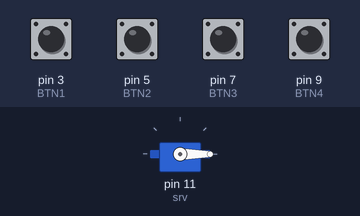
Recording of a sketch running on a simulated Arduino Uno, built with avr-gcc and run on an emulated ATmega328P. Parts: servo. The test bench sets the inputs (shaded band); at power-on: pin 3 (BTN1), pin 5 (BTN2), pin 7 (BTN3), pin 9 (BTN4) LOW.

Above: at 3.2 s.
3.3 s: pin 5 (BTN2) pulled HIGH for 0.15 s
At 4.3 s:
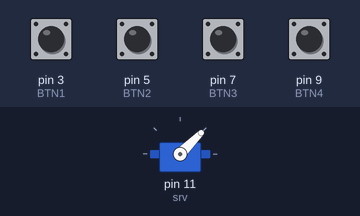
4.9 s: pin 7 (BTN3) pulled HIGH for 0.15 s
At 5.5 s:
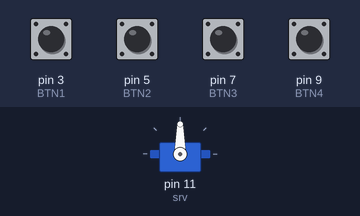
6.5 s: pin 9 (BTN4) pulled HIGH for 0.15 s
At 7.7 s:
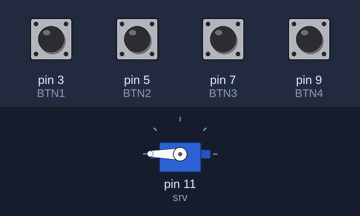
8.1 s: pin 3 (BTN1) pulled HIGH for 0.15 s
At 9.1 s:
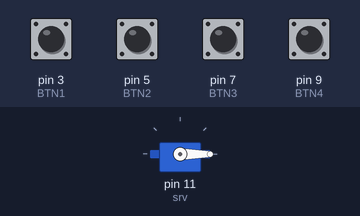
9.7 s: pin 5 (BTN2) pulled HIGH for 1 s
At 10.3 s:
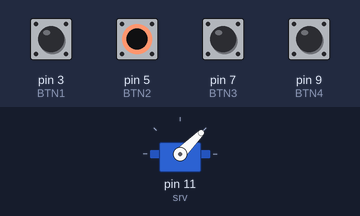
Timing chart, 0 to 12.7 s (numbered marks = the images above; inputs shaded):
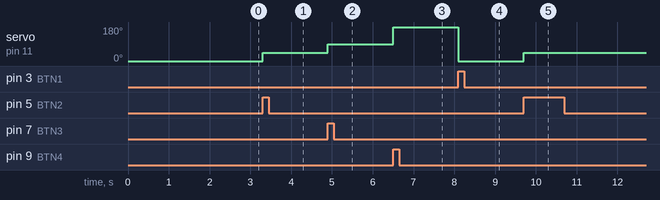

Measured:
- after the input at 3.3 s, servo on pin 11 (srv): 0° → 45° at once
- after the input at 4.9 s, servo on pin 11 (srv): 45° → 90° at once
- after the input at 6.5 s, servo on pin 11 (srv): 90° → 180° at once
- after the input at 8.1 s, servo on pin 11 (srv): 180° → 0° at once
- after the input at 9.7 s, servo on pin 11 (srv): 0° → 45° at once

The sketch:

ServoPos_with_Buttonsifonly.ino
```cpp
#include <Servo.h>
Servo srv;

int phid;
#define BTN1 3
#define BTN2 5
#define BTN3 7
#define BTN4 9

void setup() {
  // put your setup code here, to run once:
  srv.attach(11);  //the servo
  phid = 0;        //so it will be at 0° when we trun it on
  srv.write(phid);
  delay(2000);
}

void loop() {
  if (digitalRead(BTN1) == HIGH) {  // digitalRead to read the pin values, HIGH OR LOW , we use if cond
    phid = 0;
  } else if (digitalRead(BTN2) == HIGH) {
    phid = 45;
  } else if (digitalRead(BTN3) == HIGH) {
    phid = 90;
  } else if (digitalRead(BTN4) == HIGH) {
    phid = 180;
  }
  srv.write(phid);
}
```
